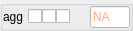
<?xml version="1.0" encoding="UTF-8"?>
<ui version="4.0">
 <class>Form</class>
 <widget class="QWidget" name="Form">
  <property name="geometry">
   <rect>
    <x>0</x>
    <y>0</y>
    <width>133</width>
    <height>24</height>
   </rect>
  </property>
  <property name="windowTitle">
   <string>Form</string>
  </property>
  <layout class="QVBoxLayout" name="verticalLayout_2">
   <property name="spacing">
    <number>0</number>
   </property>
   <property name="leftMargin">
    <number>0</number>
   </property>
   <property name="topMargin">
    <number>0</number>
   </property>
   <property name="rightMargin">
    <number>0</number>
   </property>
   <property name="bottomMargin">
    <number>0</number>
   </property>
   <item>
    <widget class="QGroupBox" name="groupBox">
     <property name="title">
      <string/>
     </property>
     <property name="alignment">
      <set>Qt::AlignLeading|Qt::AlignLeft|Qt::AlignTop</set>
     </property>
     <property name="flat">
      <bool>true</bool>
     </property>
     <layout class="QGridLayout" name="gridLayout">
      <property name="leftMargin">
       <number>0</number>
      </property>
      <property name="topMargin">
       <number>0</number>
      </property>
      <property name="rightMargin">
       <number>0</number>
      </property>
      <property name="bottomMargin">
       <number>0</number>
      </property>
      <property name="spacing">
       <number>0</number>
      </property>
      <item row="0" column="2">
       <widget class="QCheckBox" name="widget_link">
        <property name="sizePolicy">
         <sizepolicy hsizetype="Minimum" vsizetype="Fixed">
          <horstretch>0</horstretch>
          <verstretch>0</verstretch>
         </sizepolicy>
        </property>
        <property name="toolTip">
         <string>Link
Right-click to link, uncheck to un-link</string>
        </property>
        <property name="text">
         <string/>
        </property>
        <property name="tristate">
         <bool>false</bool>
        </property>
       </widget>
      </item>
      <item row="0" column="4" colspan="2">
       <layout class="QHBoxLayout" name="horizontalLayout">
        <property name="spacing">
         <number>0</number>
        </property>
        <property name="sizeConstraint">
         <enum>QLayout::SetDefaultConstraint</enum>
        </property>
       </layout>
      </item>
      <item row="0" column="6">
       <widget class="QLineEdit" name="lineEdit">
        <property name="enabled">
         <bool>true</bool>
        </property>
        <property name="sizePolicy">
         <sizepolicy hsizetype="MinimumExpanding" vsizetype="Fixed">
          <horstretch>0</horstretch>
          <verstretch>0</verstretch>
         </sizepolicy>
        </property>
        <property name="minimumSize">
         <size>
          <width>0</width>
          <height>0</height>
         </size>
        </property>
        <property name="maximumSize">
         <size>
          <width>40</width>
          <height>16777215</height>
         </size>
        </property>
        <property name="palette">
         <palette>
          <active>
           <colorrole role="WindowText">
            <brush brushstyle="SolidPattern">
             <color alpha="255">
              <red>0</red>
              <green>0</green>
              <blue>0</blue>
             </color>
            </brush>
           </colorrole>
           <colorrole role="Button">
            <brush brushstyle="SolidPattern">
             <color alpha="255">
              <red>255</red>
              <green>255</green>
              <blue>255</blue>
             </color>
            </brush>
           </colorrole>
           <colorrole role="Light">
            <brush brushstyle="SolidPattern">
             <color alpha="255">
              <red>255</red>
              <green>255</green>
              <blue>255</blue>
             </color>
            </brush>
           </colorrole>
           <colorrole role="Midlight">
            <brush brushstyle="SolidPattern">
             <color alpha="255">
              <red>255</red>
              <green>255</green>
              <blue>255</blue>
             </color>
            </brush>
           </colorrole>
           <colorrole role="Dark">
            <brush brushstyle="SolidPattern">
             <color alpha="255">
              <red>127</red>
              <green>127</green>
              <blue>127</blue>
             </color>
            </brush>
           </colorrole>
           <colorrole role="Mid">
            <brush brushstyle="SolidPattern">
             <color alpha="255">
              <red>170</red>
              <green>170</green>
              <blue>170</blue>
             </color>
            </brush>
           </colorrole>
           <colorrole role="Text">
            <brush brushstyle="SolidPattern">
             <color alpha="255">
              <red>255</red>
              <green>85</green>
              <blue>0</blue>
             </color>
            </brush>
           </colorrole>
           <colorrole role="BrightText">
            <brush brushstyle="SolidPattern">
             <color alpha="255">
              <red>255</red>
              <green>255</green>
              <blue>255</blue>
             </color>
            </brush>
           </colorrole>
           <colorrole role="ButtonText">
            <brush brushstyle="SolidPattern">
             <color alpha="255">
              <red>0</red>
              <green>0</green>
              <blue>0</blue>
             </color>
            </brush>
           </colorrole>
           <colorrole role="Base">
            <brush brushstyle="SolidPattern">
             <color alpha="255">
              <red>255</red>
              <green>255</green>
              <blue>255</blue>
             </color>
            </brush>
           </colorrole>
           <colorrole role="Window">
            <brush brushstyle="SolidPattern">
             <color alpha="255">
              <red>255</red>
              <green>255</green>
              <blue>255</blue>
             </color>
            </brush>
           </colorrole>
           <colorrole role="Shadow">
            <brush brushstyle="SolidPattern">
             <color alpha="255">
              <red>0</red>
              <green>0</green>
              <blue>0</blue>
             </color>
            </brush>
           </colorrole>
           <colorrole role="AlternateBase">
            <brush brushstyle="SolidPattern">
             <color alpha="255">
              <red>255</red>
              <green>255</green>
              <blue>255</blue>
             </color>
            </brush>
           </colorrole>
           <colorrole role="ToolTipBase">
            <brush brushstyle="SolidPattern">
             <color alpha="255">
              <red>255</red>
              <green>255</green>
              <blue>220</blue>
             </color>
            </brush>
           </colorrole>
           <colorrole role="ToolTipText">
            <brush brushstyle="SolidPattern">
             <color alpha="255">
              <red>0</red>
              <green>0</green>
              <blue>0</blue>
             </color>
            </brush>
           </colorrole>
          </active>
          <inactive>
           <colorrole role="WindowText">
            <brush brushstyle="SolidPattern">
             <color alpha="255">
              <red>0</red>
              <green>0</green>
              <blue>0</blue>
             </color>
            </brush>
           </colorrole>
           <colorrole role="Button">
            <brush brushstyle="SolidPattern">
             <color alpha="255">
              <red>255</red>
              <green>255</green>
              <blue>255</blue>
             </color>
            </brush>
           </colorrole>
           <colorrole role="Light">
            <brush brushstyle="SolidPattern">
             <color alpha="255">
              <red>255</red>
              <green>255</green>
              <blue>255</blue>
             </color>
            </brush>
           </colorrole>
           <colorrole role="Midlight">
            <brush brushstyle="SolidPattern">
             <color alpha="255">
              <red>255</red>
              <green>255</green>
              <blue>255</blue>
             </color>
            </brush>
           </colorrole>
           <colorrole role="Dark">
            <brush brushstyle="SolidPattern">
             <color alpha="255">
              <red>127</red>
              <green>127</green>
              <blue>127</blue>
             </color>
            </brush>
           </colorrole>
           <colorrole role="Mid">
            <brush brushstyle="SolidPattern">
             <color alpha="255">
              <red>170</red>
              <green>170</green>
              <blue>170</blue>
             </color>
            </brush>
           </colorrole>
           <colorrole role="Text">
            <brush brushstyle="SolidPattern">
             <color alpha="255">
              <red>208</red>
              <green>109</green>
              <blue>63</blue>
             </color>
            </brush>
           </colorrole>
           <colorrole role="BrightText">
            <brush brushstyle="SolidPattern">
             <color alpha="255">
              <red>255</red>
              <green>255</green>
              <blue>255</blue>
             </color>
            </brush>
           </colorrole>
           <colorrole role="ButtonText">
            <brush brushstyle="SolidPattern">
             <color alpha="255">
              <red>0</red>
              <green>0</green>
              <blue>0</blue>
             </color>
            </brush>
           </colorrole>
           <colorrole role="Base">
            <brush brushstyle="SolidPattern">
             <color alpha="255">
              <red>255</red>
              <green>255</green>
              <blue>255</blue>
             </color>
            </brush>
           </colorrole>
           <colorrole role="Window">
            <brush brushstyle="SolidPattern">
             <color alpha="255">
              <red>255</red>
              <green>255</green>
              <blue>255</blue>
             </color>
            </brush>
           </colorrole>
           <colorrole role="Shadow">
            <brush brushstyle="SolidPattern">
             <color alpha="255">
              <red>0</red>
              <green>0</green>
              <blue>0</blue>
             </color>
            </brush>
           </colorrole>
           <colorrole role="AlternateBase">
            <brush brushstyle="SolidPattern">
             <color alpha="255">
              <red>255</red>
              <green>255</green>
              <blue>255</blue>
             </color>
            </brush>
           </colorrole>
           <colorrole role="ToolTipBase">
            <brush brushstyle="SolidPattern">
             <color alpha="255">
              <red>255</red>
              <green>255</green>
              <blue>220</blue>
             </color>
            </brush>
           </colorrole>
           <colorrole role="ToolTipText">
            <brush brushstyle="SolidPattern">
             <color alpha="255">
              <red>0</red>
              <green>0</green>
              <blue>0</blue>
             </color>
            </brush>
           </colorrole>
          </inactive>
          <disabled>
           <colorrole role="WindowText">
            <brush brushstyle="SolidPattern">
             <color alpha="255">
              <red>127</red>
              <green>127</green>
              <blue>127</blue>
             </color>
            </brush>
           </colorrole>
           <colorrole role="Button">
            <brush brushstyle="SolidPattern">
             <color alpha="255">
              <red>255</red>
              <green>255</green>
              <blue>255</blue>
             </color>
            </brush>
           </colorrole>
           <colorrole role="Light">
            <brush brushstyle="SolidPattern">
             <color alpha="255">
              <red>255</red>
              <green>255</green>
              <blue>255</blue>
             </color>
            </brush>
           </colorrole>
           <colorrole role="Midlight">
            <brush brushstyle="SolidPattern">
             <color alpha="255">
              <red>255</red>
              <green>255</green>
              <blue>255</blue>
             </color>
            </brush>
           </colorrole>
           <colorrole role="Dark">
            <brush brushstyle="SolidPattern">
             <color alpha="255">
              <red>127</red>
              <green>127</green>
              <blue>127</blue>
             </color>
            </brush>
           </colorrole>
           <colorrole role="Mid">
            <brush brushstyle="SolidPattern">
             <color alpha="255">
              <red>170</red>
              <green>170</green>
              <blue>170</blue>
             </color>
            </brush>
           </colorrole>
           <colorrole role="Text">
            <brush brushstyle="SolidPattern">
             <color alpha="255">
              <red>127</red>
              <green>127</green>
              <blue>127</blue>
             </color>
            </brush>
           </colorrole>
           <colorrole role="BrightText">
            <brush brushstyle="SolidPattern">
             <color alpha="255">
              <red>255</red>
              <green>255</green>
              <blue>255</blue>
             </color>
            </brush>
           </colorrole>
           <colorrole role="ButtonText">
            <brush brushstyle="SolidPattern">
             <color alpha="255">
              <red>127</red>
              <green>127</green>
              <blue>127</blue>
             </color>
            </brush>
           </colorrole>
           <colorrole role="Base">
            <brush brushstyle="SolidPattern">
             <color alpha="255">
              <red>255</red>
              <green>255</green>
              <blue>255</blue>
             </color>
            </brush>
           </colorrole>
           <colorrole role="Window">
            <brush brushstyle="SolidPattern">
             <color alpha="255">
              <red>255</red>
              <green>255</green>
              <blue>255</blue>
             </color>
            </brush>
           </colorrole>
           <colorrole role="Shadow">
            <brush brushstyle="SolidPattern">
             <color alpha="255">
              <red>0</red>
              <green>0</green>
              <blue>0</blue>
             </color>
            </brush>
           </colorrole>
           <colorrole role="AlternateBase">
            <brush brushstyle="SolidPattern">
             <color alpha="255">
              <red>255</red>
              <green>255</green>
              <blue>255</blue>
             </color>
            </brush>
           </colorrole>
           <colorrole role="ToolTipBase">
            <brush brushstyle="SolidPattern">
             <color alpha="255">
              <red>255</red>
              <green>255</green>
              <blue>220</blue>
             </color>
            </brush>
           </colorrole>
           <colorrole role="ToolTipText">
            <brush brushstyle="SolidPattern">
             <color alpha="255">
              <red>0</red>
              <green>0</green>
              <blue>0</blue>
             </color>
            </brush>
           </colorrole>
          </disabled>
         </palette>
        </property>
        <property name="font">
         <font>
          <weight>50</weight>
          <bold>false</bold>
         </font>
        </property>
        <property name="toolTip">
         <string>estimated error of fit</string>
        </property>
        <property name="text">
         <string/>
        </property>
        <property name="readOnly">
         <bool>true</bool>
        </property>
        <property name="placeholderText">
         <string>NA</string>
        </property>
       </widget>
      </item>
      <item row="0" column="1">
       <widget class="QCheckBox" name="widget_fix">
        <property name="enabled">
         <bool>true</bool>
        </property>
        <property name="sizePolicy">
         <sizepolicy hsizetype="Minimum" vsizetype="Fixed">
          <horstretch>0</horstretch>
          <verstretch>0</verstretch>
         </sizepolicy>
        </property>
        <property name="minimumSize">
         <size>
          <width>0</width>
          <height>0</height>
         </size>
        </property>
        <property name="baseSize">
         <size>
          <width>10</width>
          <height>10</height>
         </size>
        </property>
        <property name="toolTip">
         <string>fix value</string>
        </property>
        <property name="text">
         <string/>
        </property>
        <property name="checked">
         <bool>false</bool>
        </property>
       </widget>
      </item>
      <item row="0" column="3">
       <widget class="QCheckBox" name="widget_bounds_on">
        <property name="sizePolicy">
         <sizepolicy hsizetype="Minimum" vsizetype="Fixed">
          <horstretch>0</horstretch>
          <verstretch>0</verstretch>
         </sizepolicy>
        </property>
        <property name="toolTip">
         <string>enable bounds</string>
        </property>
        <property name="text">
         <string/>
        </property>
        <property name="checked">
         <bool>false</bool>
        </property>
        <property name="tristate">
         <bool>false</bool>
        </property>
       </widget>
      </item>
      <item row="0" column="0">
       <widget class="QLabel" name="label">
        <property name="sizePolicy">
         <sizepolicy hsizetype="Fixed" vsizetype="Preferred">
          <horstretch>0</horstretch>
          <verstretch>0</verstretch>
         </sizepolicy>
        </property>
        <property name="minimumSize">
         <size>
          <width>25</width>
          <height>0</height>
         </size>
        </property>
        <property name="text">
         <string>agg</string>
        </property>
       </widget>
      </item>
      <item row="2" column="0" colspan="7">
       <widget class="QWidget" name="widget" native="true">
        <layout class="QVBoxLayout" name="verticalLayout">
         <property name="spacing">
          <number>0</number>
         </property>
         <property name="leftMargin">
          <number>0</number>
         </property>
         <property name="topMargin">
          <number>0</number>
         </property>
         <property name="rightMargin">
          <number>0</number>
         </property>
         <property name="bottomMargin">
          <number>0</number>
         </property>
         <item>
          <layout class="QHBoxLayout" name="horizontalLayout_2"/>
         </item>
        </layout>
       </widget>
      </item>
     </layout>
    </widget>
   </item>
  </layout>
 </widget>
 <resources/>
 <connections>
  <connection>
   <sender>widget_bounds_on</sender>
   <signal>toggled(bool)</signal>
   <receiver>widget</receiver>
   <slot>setVisible(bool)</slot>
   <hints>
    <hint type="sourcelabel">
     <x>79</x>
     <y>11</y>
    </hint>
    <hint type="destinationlabel">
     <x>168</x>
     <y>54</y>
    </hint>
   </hints>
  </connection>
 </connections>
</ui>
